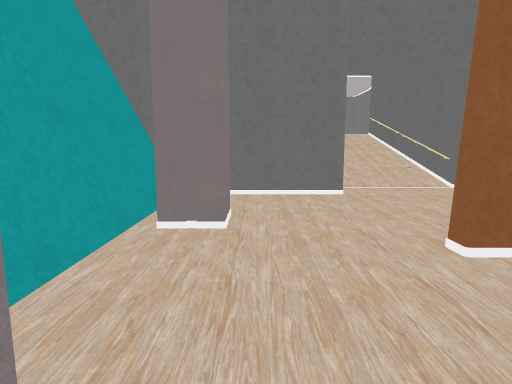
View 1 (above)

16 first-person views from a walk through a 3-D level made in the Unity game engine. The camera is 1.4 m above the floor, tilts 8° down and sees 75° across. The floor is counted in squares, 1 m on a side. Each view is taken from the middle of a square. On the plan, view 1 faces up. The plan holds only what a view shows up to about 15 squares ahead; the rest is blank. The place goes on beyond the plan. The player is left out. Some surface patterns are stand-ins.

View 2
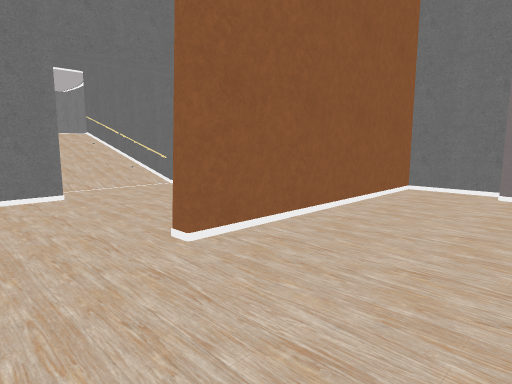

View 3
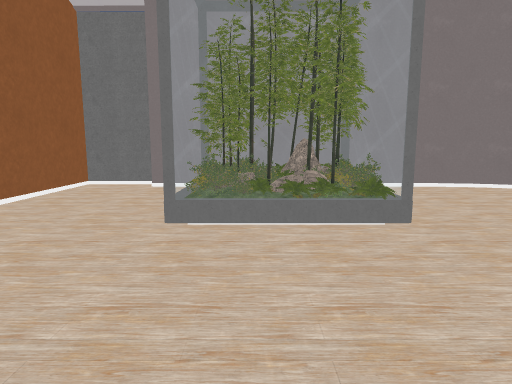

View 4
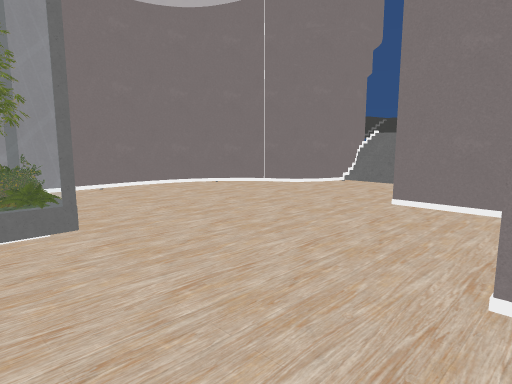

View 5
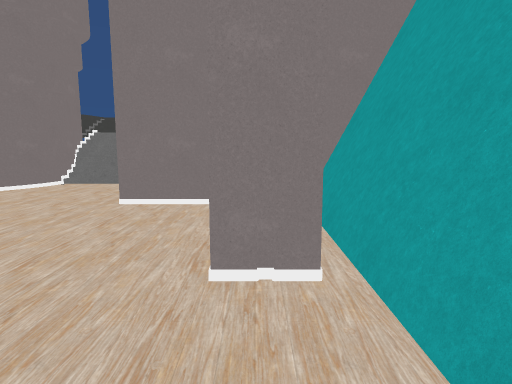

View 6
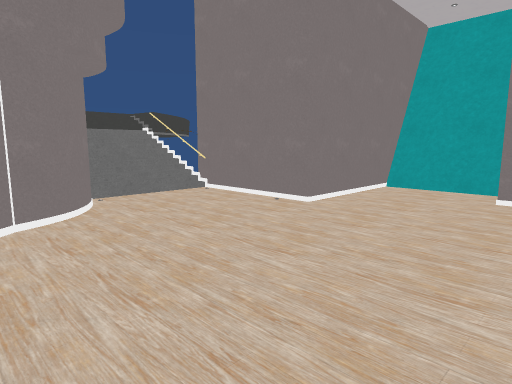

View 7
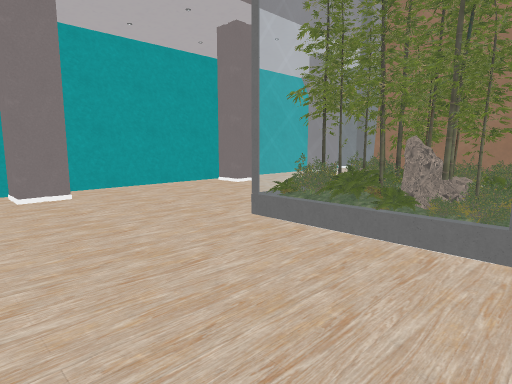

View 8
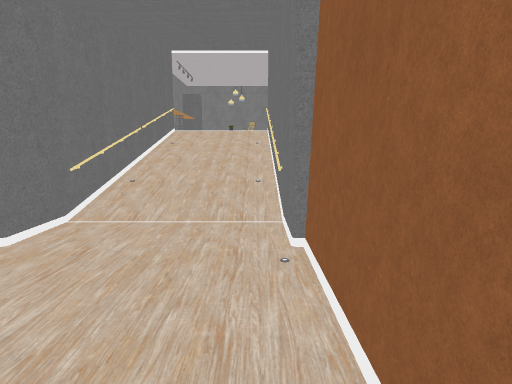

View 9
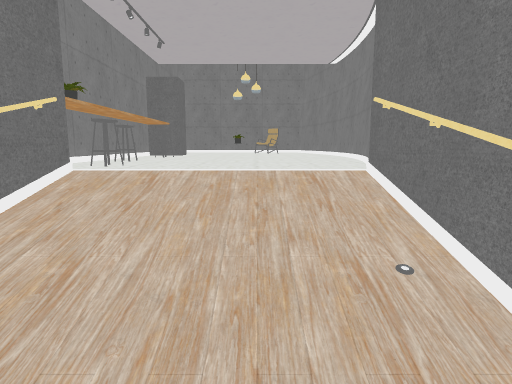

View 10
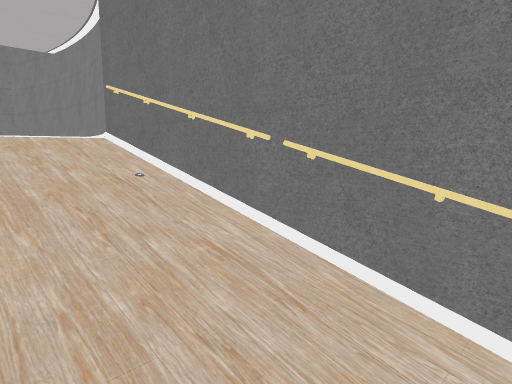

View 11
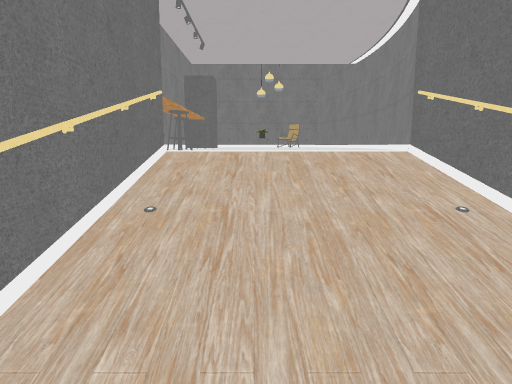

View 12
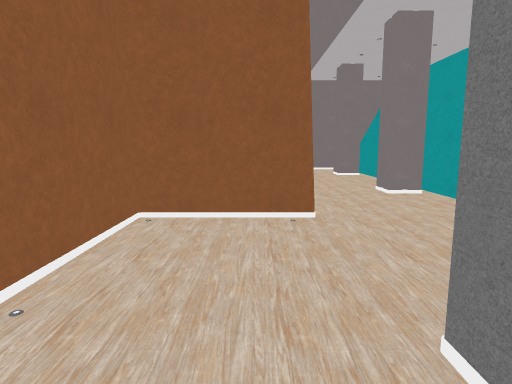

View 13
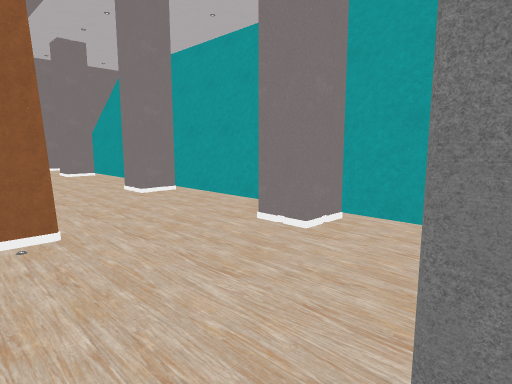

View 14
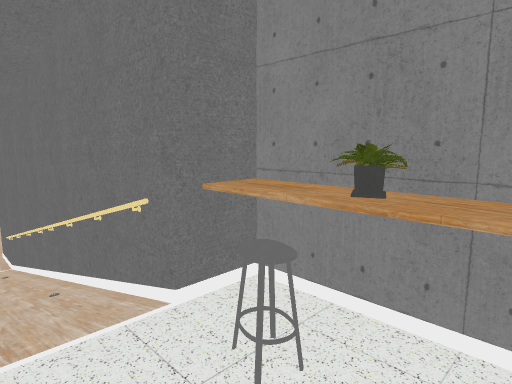

View 15
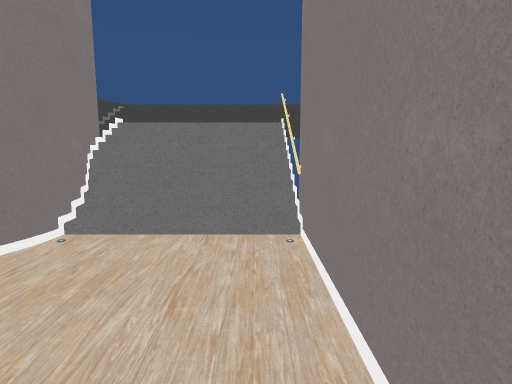

View 16
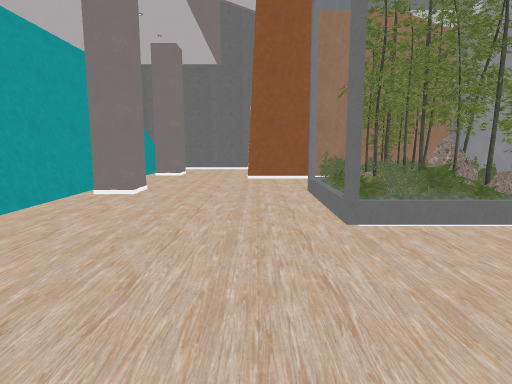

### Floor plan
Key: @ floor where view 1 was taken; # wall or solid block; . main floor; : floor 2 m higher than the main floor; / step, stairs or slope; = window, fence, low wall or low ledge; R railing; P pillar; C chair; S stool; T pot; O other object.
Columns run from 3 left of view 1 to 11 right of it. Each row starts with its distance up from view 1.
 31           #
 30           OO
 29        OCC#O
 28            O
 27      P     #
 26     #P     #
 25      O     O
 24      O     #
 23      O     #
 22     #S :  ##
 21     #TS   #
 20     #O::::O
 19     ##////#
 18      #R//R#
 17      #R//R#
 16      #R//R#
 15      #////#
 14      #R//R#
 13      #R//R#
 12      #R//R#
 11      #....#
 10 # ####....#
  9 # ........#
  8 #=........#
  7 ##P.......#
  6 #PP.......#
  5 #=........#
  4 #=....#########
  3 #=............#
  2 #=............#
  1 ##P..........##
  0 #PP@.......  #
 -1 #=......OOOOO#
 -2 #=......OOOOO#
 -3 #=......O OOO#
 -4 #=......OOOOO#
 -5 #=......OOOO.#
 -6 ##P..........#
 -7 #PP..........#
 -8 #=...........#
 -9 #=...........#
-10 #=...........#
-11 ######......##
-12      #......#
-13      #....###
-14      #...##
-15      #///#
-16      R///##
-17      R////#
-18      R////#
-19        ####

Where each view was taken, in squares from view 1:
view 1: 0 up, 0 right, facing up
view 2: 0 up, 0 right, facing up-right
view 3: 2 down, 1 left, facing right
view 4: 3 down, 1 left, facing down-right
view 5: 3 down, 1 left, facing down
view 6: 6 down, 9 right, facing down-left
view 7: 9 down, 9 right, facing up-left
view 8: 5 up, 6 right, facing up
view 9: 15 up, 5 right, facing up
view 10: 13 up, 4 right, facing up-right
view 11: 14 up, 4 right, facing up
view 12: 12 up, 4 right, facing down
view 13: 10 up, 4 right, facing down-left
view 14: 22 up, 4 right, facing down-left
view 15: 10 down, 3 right, facing down
view 16: 10 down, 3 right, facing up
